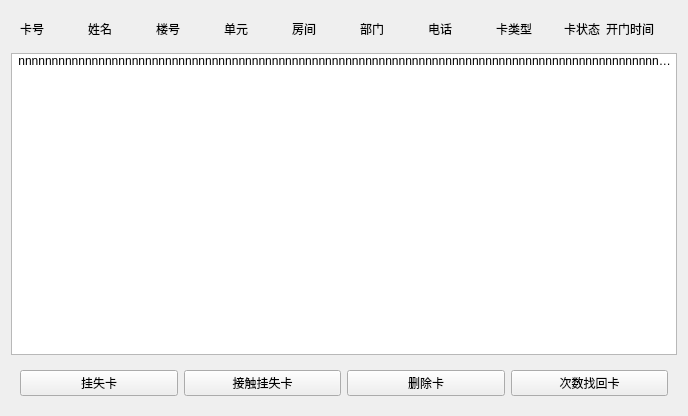
                  <widget class="QWidget" name="scrollAreaWidgetContents_7">
                   <property name="geometry">
                    <rect>
                     <x>0</x>
                     <y>0</y>
                     <width>688</width>
                     <height>416</height>
                    </rect>
                   </property>
                   <layout class="QGridLayout" name="gridLayout_12">
                    <item row="1" column="0">
                     <widget class="QListWidget" name="listWidget_6">
                      <property name="sizePolicy">
                       <sizepolicy hsizetype="Expanding" vsizetype="Expanding">
                        <horstretch>0</horstretch>
                        <verstretch>0</verstretch>
                       </sizepolicy>
                      </property>
                      <property name="verticalScrollBarPolicy">
                       <enum>Qt::ScrollBarAsNeeded</enum>
                      </property>
                      <property name="horizontalScrollBarPolicy">
                       <enum>Qt::ScrollBarAlwaysOff</enum>
                      </property>
                      <item>
                       <property name="text">
                        <string> nnnnnnnnnnnnnnnnnnnnnnnnnnnnnnnnnnnnnnnnnnnnnnnnnnnnnnnnnnnnnnnnnnnnnnnnnnnnnnnnnnnnnnnnnnnnnnnnnnnnnnnnnnnnnnnnnnnnnnnnnnnnnnnnnnnnnnnnnnnnnnnnnnnnnnnnvvvvvvvvvvvvvvvvvvvvvvvvvvvvvvvvvvvvvvvvvvvv</string>
                       </property>
                      </item>
                     </widget>
                    </item>
                    <item row="0" column="0">
                     <widget class="QWidget" name="wddd_6" native="true">
                      <layout class="QHBoxLayout" name="horizontalLayout_89" stretch="1,1,1,1,1,1,1,1,1,1">
                       <item>
                        <widget class="QLabel" name="label_227">
                         <property name="sizePolicy">
                          <sizepolicy hsizetype="Preferred" vsizetype="Preferred">
                           <horstretch>0</horstretch>
                           <verstretch>0</verstretch>
                          </sizepolicy>
                         </property>
                         <property name="text">
                          <string>卡号</string>
                         </property>
                        </widget>
                       </item>
                       <item>
                        <widget class="QLabel" name="label_228">
                         <property name="sizePolicy">
                          <sizepolicy hsizetype="Preferred" vsizetype="Preferred">
                           <horstretch>0</horstretch>
                           <verstretch>0</verstretch>
                          </sizepolicy>
                         </property>
                         <property name="text">
                          <string>姓名</string>
                         </property>
                        </widget>
                       </item>
                       <item>
                        <widget class="QLabel" name="label_229">
                         <property name="sizePolicy">
                          <sizepolicy hsizetype="Preferred" vsizetype="Preferred">
                           <horstretch>0</horstretch>
                           <verstretch>0</verstretch>
                          </sizepolicy>
                         </property>
                         <property name="text">
                          <string>楼号</string>
                         </property>
                        </widget>
                       </item>
                       <item>
                        <widget class="QLabel" name="label_230">
                         <property name="sizePolicy">
                          <sizepolicy hsizetype="Preferred" vsizetype="Preferred">
                           <horstretch>0</horstretch>
                           <verstretch>0</verstretch>
                          </sizepolicy>
                         </property>
                         <property name="text">
                          <string>单元</string>
                         </property>
                        </widget>
                       </item>
                       <item>
                        <widget class="QLabel" name="label_231">
                         <property name="sizePolicy">
                          <sizepolicy hsizetype="Preferred" vsizetype="Preferred">
                           <horstretch>0</horstretch>
                           <verstretch>0</verstretch>
                          </sizepolicy>
                         </property>
                         <property name="text">
                          <string>房间</string>
                         </property>
                        </widget>
                       </item>
                       <item>
                        <widget class="QLabel" name="label_232">
                         <property name="sizePolicy">
                          <sizepolicy hsizetype="Preferred" vsizetype="Preferred">
                           <horstretch>0</horstretch>
                           <verstretch>0</verstretch>
                          </sizepolicy>
                         </property>
                         <property name="text">
                          <string>部门</string>
                         </property>
                        </widget>
                       </item>
                       <item>
                        <widget class="QLabel" name="label_233">
                         <property name="sizePolicy">
                          <sizepolicy hsizetype="Preferred" vsizetype="Preferred">
                           <horstretch>0</horstretch>
                           <verstretch>0</verstretch>
                          </sizepolicy>
                         </property>
                         <property name="text">
                          <string>电话</string>
                         </property>
                        </widget>
                       </item>
                       <item>
                        <widget class="QLabel" name="label_234">
                         <property name="sizePolicy">
                          <sizepolicy hsizetype="Preferred" vsizetype="Preferred">
                           <horstretch>0</horstretch>
                           <verstretch>0</verstretch>
                          </sizepolicy>
                         </property>
                         <property name="text">
                          <string>卡类型</string>
                         </property>
                        </widget>
                       </item>
                       <item>
                        <widget class="QLabel" name="label_235">
                         <property name="sizePolicy">
                          <sizepolicy hsizetype="Fixed" vsizetype="Preferred">
                           <horstretch>0</horstretch>
                           <verstretch>0</verstretch>
                          </sizepolicy>
                         </property>
                         <property name="text">
                          <string>卡状态</string>
                         </property>
                        </widget>
                       </item>
                       <item>
                        <widget class="QLabel" name="label_236">
                         <property name="text">
                          <string>开门时间</string>
                         </property>
                        </widget>
                       </item>
                      </layout>
                     </widget>
                    </item>
                    <item row="2" column="0">
                     <widget class="QWidget" name="widget_24" native="true">
                      <layout class="QHBoxLayout" name="horizontalLayout_90">
                       <item>
                        <widget class="QPushButton" name="pushButton_62">
                         <property name="text">
                          <string>挂失卡</string>
                         </property>
                        </widget>
                       </item>
                       <item>
                        <widget class="QPushButton" name="pushButton_63">
                         <property name="text">
                          <string>接触挂失卡</string>
                         </property>
                        </widget>
                       </item>
                       <item>
                        <widget class="QPushButton" name="pushButton_64">
                         <property name="text">
                          <string>删除卡</string>
                         </property>
                        </widget>
                       </item>
                       <item>
                        <widget class="QPushButton" name="pushButton_65">
                         <property name="text">
                          <string>次数找回卡</string>
                         </property>
                        </widget>
                       </item>
                      </layout>
                     </widget>
                    </item>
                   </layout>
                  </widget>
